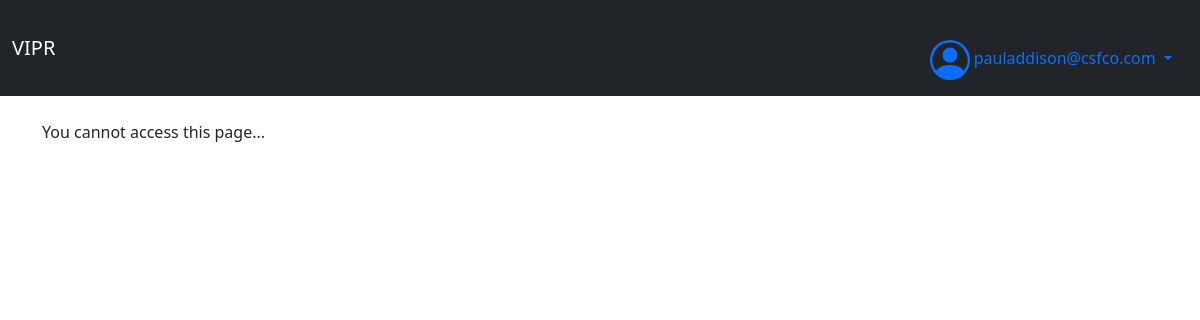
The app's page /register_user (signed in), older data.
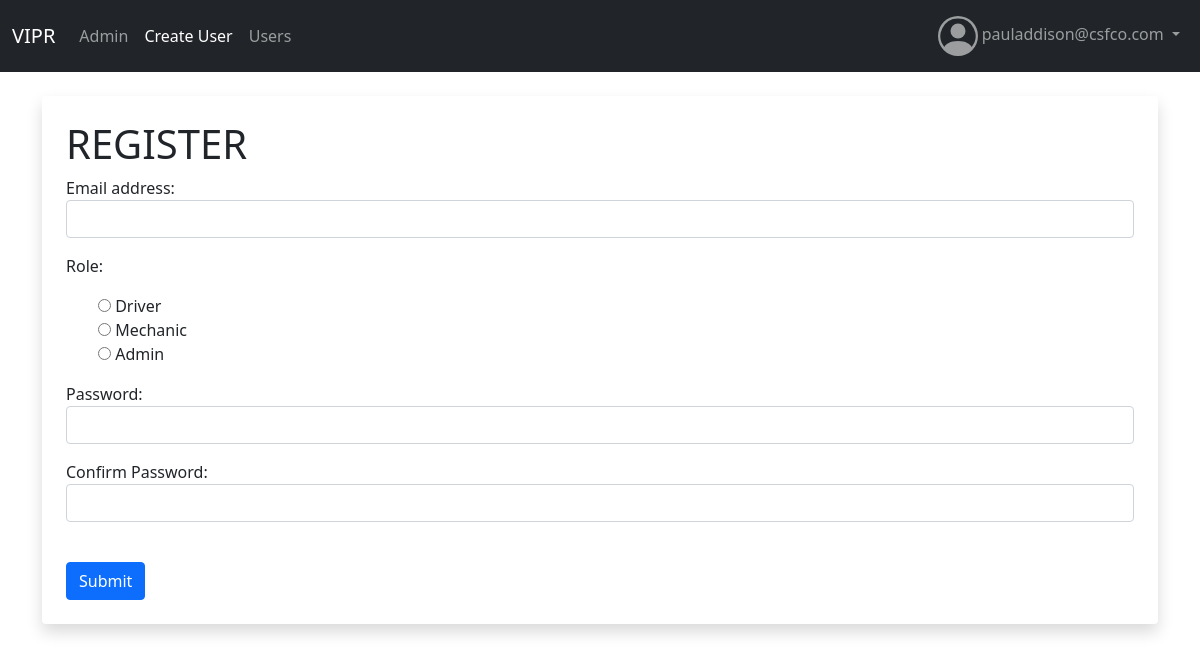
The same page, newer data.
### user_app/models.py (models this page shows, shortened)
class User(AbstractBaseUser):
	id = models.BigAutoField(primary_key=True)
	email = models.EmailField(
		verbose_name='email address',
		max_length=255,
		unique=True,
	)
	is_active = models.BooleanField(default=True)
	staff = models.BooleanField(default=False) # a admin user; non super-user
	admin = models.BooleanField(default=False) # a superuser
	role = models.CharField(max_length=255)
	USERNAME_FIELD = 'email'
	REQUIRED_FIELDS = [] # Email & Password are required by default.
	objects = UserManager()

### user_app/views.py (the view)
# urls.py: path('register_user', views.register_user, name="register_user"),
def register_user(request):
	if request.method== "POST":
		form = UserAdminCreationForm(request.POST)
		if form.is_valid():
			form.save()
			form.clean()
			email = form.cleaned_data['email']
			password = form.cleaned_data['password']
			user = authenticate(email=email, password=password)
			messages.success(request, ("Created User!"))
			return redirect('register_user')
	else:
		form = UserAdminCreationForm()
	return render(request, 'user_app/register_user.html', {
		'form':form
		})

### user_app/forms.py (shortened to what this page needs)
class UserAdminCreationForm(forms.ModelForm):
    password = forms.CharField(widget=forms.PasswordInput(attrs={'class':'form-control'}))
    password_2 = forms.CharField(label='Confirm Password', widget=forms.PasswordInput(attrs={'class':'form-control'}))
    role = forms.ChoiceField(widget=forms.RadioSelect(attrs={'class': "custom-radio-list"}), choices=[('Driver', 'Driver'), ('Mechanic', 'Mechanic'), ('Admin', 'Admin')])
    class Meta:
        model = User
        fields = ['email', 'role']
    def __init__(self, *args, **kwargs):
        super(UserAdminCreationForm, self).__init__(*args, **kwargs)
        self.fields['email'].widget.attrs['class'] = 'form-control'

### user_app/templates/user_app/register_user.html (shortened to what this page needs)
{% extends 'user_app/base.html' %}
{% block content %}
{% if user.is_authenticated and user.role == "Admin" %}
<div class="shadow p-4 mb-5 bg-body rounded">
  <h1>REGISTER</h1>
<form action="{% url 'register_user' %}" method=POST>
  {{ form.as_p }}
  <br/>
  <button type="submit" class="btn btn-primary">Submit</button>
</form>
</div>
{% else %}
You cannot access this page...
{% endif %}
{% endblock %}

### user_app/templates/user_app/admin_navbar.html (shortened to what this page needs)
<nav class="navbar navbar-expand-lg navbar-dark bg-dark">
  <div class="container-fluid">
    <a class="navbar-brand" href="#">VIPR</a>
    <div class="collapse navbar-collapse" id="navbar">
      <ul class="navbar-nav me-auto mb-2 mb-lg-0">
        <li class="nav-item">
          <a class="nav-link{% if request.resolver_match.url_name == 'admin_area' %} active{% endif %}" href="{% url 'admin_area' %}">Admin</a>
        </li>
        <li class="nav-item">
          <a class="nav-link{% if request.resolver_match.url_name == 'register_user' %} active{% endif %}" href="{% url 'register_user' %}">Create User</a>
        </li>
        <li class="nav-item">
          <a class="nav-link{% if request.resolver_match.url_name == 'user_list' %} active{% endif %}" href="{% url 'user_list' %}">Users</a>
        </li>
      </ul>
        {% if user.is_authenticated %}
        <ul class="navbar-nav">
        <li class="nav-item dropdown">
          <a class="nav-link dropdown-toggle" href="#" id="navbarDropdown" role="button" data-bs-toggle="dropdown" aria-expanded="false">
           {{ user.email }}
          </a>
        </li>
      </ul>
        {% else %}
          <a class="nav-link" href="{% url 'login' %}">Login</a>
        {% endif %}
    </div>
  </div>
</nav>

### user_app/templates/user_app/navbar.html (shortened to what this page needs)
<nav class="navbar navbar-expand-lg navbar-dark bg-dark">
  <div class="container-fluid">
    <a class="navbar-brand" href="#">VIPR</a>
        {% if user.is_authenticated %}
        <li class="nav-item dropdown">
          <a class="nav-link dropdown-toggle" href="#" id="navbarDropdown" role="button" data-bs-toggle="dropdown" aria-expanded="false">
          {{ user.email }}
          </a>
        </li>
        {% else %}
          <a class="nav-link" href="{% url 'login' %}">Login</a>
        {% endif %}
    </div>
</nav>

Row changes from the older to the newer data that the page shows:
changed User "pauladdison@csfco.com": role empty → "Admin" (drawn)
Text that changed along with them:
form field role: (not shown) → "☐ Role: ☐ Mechanic ☐ Admin"
text no longer shown: "You cannot access this page..."
text now shown: "Admin Create User Users REGISTER Email address: Role: Driver Mechanic Admin Password: Confirm Password: Submit"
